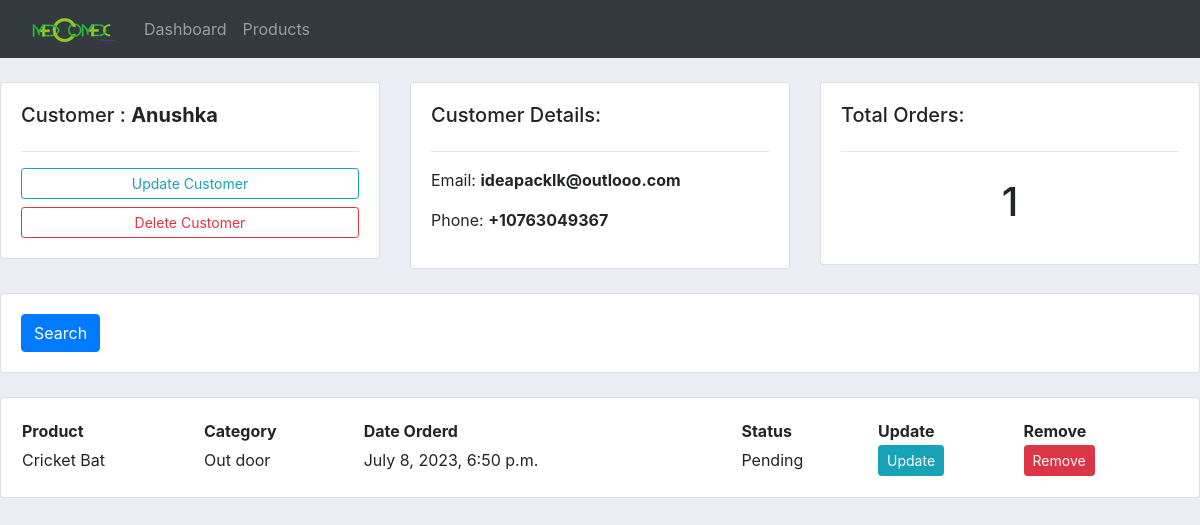
/customer/18/, run on the app's committed database.
### accounts/models.py (models this page shows, shortened)
class Customer(models.Model):
    name = models.CharField(max_length=200, null=True)
    phone = models.CharField(max_length=200, null=True)
    email = models.CharField(max_length=200, null=True)
    date_created = models.DateTimeField(auto_now_add=True, null=True)
    def __str__(self):
        return self.name

class Order(models.Model):
    STATUS = (
        ('Pending', 'Pending'),
        ('Out for delivery', 'Out for delivery'),
        ('Delivered', 'Delivered')
    )
    customer = models.ForeignKey(Customer, null=True, on_delete=models.SET_NULL)
    product = models.ForeignKey(Product, null=True, on_delete=models.SET_NULL)
    date_created = models.DateTimeField(auto_now_add=True, null=True)
    status = models.CharField(max_length=200, null=True, choices=STATUS)

class Product(models.Model):
    CATEGORY = (
        ('Indoor', 'Indoor'),
        ('Out door', 'Out door')
    )
    name = models.CharField(max_length=200, null=True)
    price = models.FloatField(null=True)
    category = models.CharField(max_length=200, null=True, choices=CATEGORY)
    description = models.CharField(max_length=200, null=True)
    date_created = models.DateTimeField(auto_now_add=True, null=True)
    tags = models.ManyToManyField(Tag)

### accounts/views.py (the view)
# urls.py: path('customer/<str:pk>/', views.customer, name='customer'),
def customer(request, pk):
    customer = Customer.objects.get(id=pk)
    form_order = CustomerForm(instance=customer)
    input_tags = []
    for field in form_order:
        input_tags.append(field.as_widget())
    contex = {
        'pk':customer.id,
        'name':customer,
        'phone':customer.phone,
        'email':customer.email,
        'orders':customer.order_set.all(),
        'total_orders':customer.order_set.all().count(),
        'form_order':input_tags,
    }
    return render(request, 'accounts/customer.html', contex)

### accounts/templates/accounts/customer.html (shortened to what this page needs)
{% extends 'accounts/main.html' %}
{% block content %}
{% load static %}
<br>
<div class="row">
    <div class="col-md">
        <div class="card card-body">
            <h5>Customer : <b>{{name}}</b></h5> <hr>
            <button class="btn btn-outline-info btn-sm btn-block" id='cus_up_bt'>Update Customer</button>
            <a class="btn btn-outline-danger btn-sm btn-block" id='cus_del_bt' href= "{% url 'remove_cus' pk %}">Delete Customer</a>
        </div>
    </div>
    <div class="col-md">
        <div class="card card-body">
            <h5>Customer Details:</h5> <hr>
            <p>Email: <b>{{email}}</b></p>
            <p>Phone: <b>{{phone}}</b></p>
        </div>
    </div>
    <div class="col-md">
        <div class="card card-body">
            <h5>Total Orders:</h5> <hr>
            <h1 style="text-align:center; padding:10px">{{total_orders}}</h1>
        </div>
    </div>
</div>
<br>
<div class="row">
    <div class="col">
        <div class="card card-body">
            <form method="get">
                <button class="btn btn-primary" type="submit">Search</button>
            </form>
        </div>
    </div>
</div><br>
<div class="row">
    <div class="col-md">
        <div class="card card-body">
            <table>
                <tr>
                    <th>Product</th>
                    <th>Category</th>
                    <th>Date Orderd</th>
                    <th>Status</th>
                    <th>Update</th>
                    <th>Remove</th>
                </tr>
                {% for order in orders %}
                    <tr>
                        <td>{{order.product.name}}</td>
                        <td>{{order.product.category}}</td>
                        <td>{{order.date_created}}</td>
                        <td>{{order.status}}</td>
                        <td><a class="btn btn-sm btn-info" href="">Update</a></td>
                        <td><a class="btn btn-sm btn-danger"href="">Remove</a></td>
                    </tr>
                {% endfor %}
            </table>
        </div>
    </div>
</div>
{% endblock %}

### accounts/static/css/main.css (style rules this page uses)
body { background-color: #ebeff5; }

### data on the page
Customer: name "Anushka", email "ideapacklk@outlooo.com", phone "+10763049367"
Order: product.name "Cricket Bat", product.category "Out door", date_created "July 8, 2023, 6:50 p.m.", status "Pending"

### other printed values
{{ total_orders }} "1"
